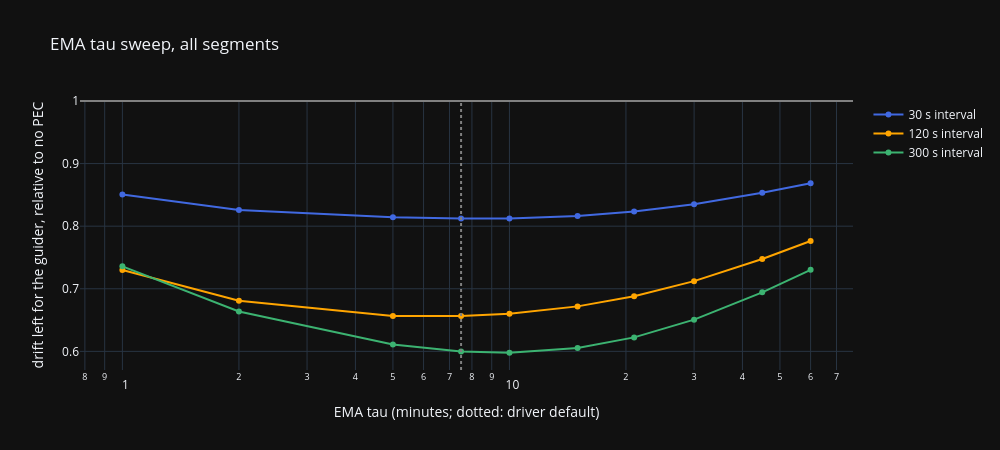

Notebook cell for this chart:
### Markdown cell above
## 2. Which PEC drift time constant suits most nights?

The EMA (`PecAxis`) replayed on every segment with a range of taus, scored separately for sync-guided segments (drift
sampled at plate solves) and pulse-guided ones (sampled every few seconds). A short tau follows changes but passes
noise; a long one lags. Then each segment's own best tau, and what one global tau loses against it. The driver
default is 7.5 min (`pec_tau_sec = 450`).

### Code cell
GUIDE_INTERVALS = (30, 120, 300)                # s: PHD2-ish, typical plate solve, slow plate solve
TAUS_MIN = (1, 2, 5, 7.5, 10, 15, 21, 30, 45, 60)
MODELS = [PecModel(f'EMA tau {t:g}m', t * 60) for t in TAUS_MIN]
bench = benchmark_segments(segs, MODELS, guide_intervals_s=GUIDE_INTERVALS, ref_half_windows_s=(150, 300))
order = ['no_pec'] + [m.name for m in MODELS]
cols = [f'guide residual {dt}s' for dt in GUIDE_INTERVALS]
tables = {}
for kind in ('sync', 'pulse', 'all'):
    g = bench if kind == 'all' else bench[bench['kind'] == kind]
    if g.empty:
        continue
    tables[kind] = pooled_relative(g).reindex(order)[cols]
    print(f"{kind}: {g['seg'].nunique()} segments")
display(pd.concat(tables, axis=1).round(3))

fig = go.Figure()
for dt, c in zip(GUIDE_INTERVALS, ('royalblue', 'orange', 'mediumseagreen')):
    col = f'guide residual {dt}s'
    fig.add_trace(go.Scatter(x=[m.tau_s / 60 for m in MODELS], y=[tables['all'].loc[m.name, col] for m in MODELS],
                             mode='lines+markers', name=f'{dt} s interval', line=dict(color=c)))
fig.add_hline(y=1.0, line=dict(color='gray'))
fig.add_vline(x=7.5, line=dict(color='gray', dash='dot'))
fig.update_xaxes(type='log', title='EMA tau (minutes; dotted: driver default)')
fig.update_yaxes(title='drift left for the guider, relative to no PEC')
fig.update_layout(height=450, width=1000, template=TEMPLATE, title='EMA tau sweep, all segments')
fig.show()

INTERVAL = 120
g = bench[(bench['metric'] == f'guide residual {INTERVAL}s') & (bench['model'] != 'no_pec')].copy()
g['tau_min'] = g['model'].map({m.name: m.tau_s / 60 for m in MODELS})
per_seg = g.groupby(['seg', 'tau_min'])['value'].apply(lambda v: np.sqrt((v ** 2).mean())).reset_index()
best = per_seg.loc[per_seg.groupby('seg')['value'].idxmin()].set_index('seg')
print(f"best tau per segment ({INTERVAL} s interval):", best['tau_min'].value_counts().sort_index().to_dict())
loss = pd.DataFrame({f'{tau:g} min': (per_seg[per_seg['tau_min'] == tau].set_index('seg')['value'] / best['value'] - 1) * 100
                     for tau in TAUS_MIN})
display(loss.describe().loc[['50%', 'mean', 'max']].rename(index={'50%': 'median loss %', 'mean': 'mean loss %',
                                                                  'max': 'worst loss %'}).round(1))

### Figure 1 — Plotly figure (JSON) as saved in the notebook; plotly's stock layout.template omitted (floating-point values rounded to 4 significant figures)
{"data": [{"line": {"color": "royalblue"}, "mode": "lines+markers", "name": "30 s interval", "type": "scatter", "x": [1.0, 2.0, 5.0, 7.5, 10.0, 15.0, 21.0, 30.0, 45.0, 60.0], "y": [0.8507, 0.8257, 0.8144, 0.8122, 0.8124, 0.8163, 0.8234, 0.835, 0.8532, 0.8687]}, {"line": {"color": "orange"}, "mode": "lines+markers", "name": "120 s interval", "type": "scatter", "x": [1.0, 2.0, 5.0, 7.5, 10.0, 15.0, 21.0, 30.0, 45.0, 60.0], "y": [0.73, 0.6809, 0.6566, 0.6564, 0.6601, 0.6719, 0.6881, 0.7122, 0.7475, 0.7763]}, {"line": {"color": "mediumseagreen"}, "mode": "lines+markers", "name": "300 s interval", "type": "scatter", "x": [1.0, 2.0, 5.0, 7.5, 10.0, 15.0, 21.0, 30.0, 45.0, 60.0], "y": [0.7358, 0.6638, 0.611, 0.5998, 0.5978, 0.6055, 0.6223, 0.6507, 0.6943, 0.7303]}], "layout": {"height": 450, "shapes": [{"line": {"color": "gray"}, "type": "line", "x0": 0, "x1": 1, "xref": "x domain", "y0": 1.0, "y1": 1.0, "yref": "y"}, {"line": {"color": "gray", "dash": "dot"}, "type": "line", "x0": 7.5, "x1": 7.5, "xref": "x", "y0": 0, "y1": 1, "yref": "y domain"}], "title": {"text": "EMA tau sweep, all segments"}, "width": 1000, "xaxis": {"title": {"text": "EMA tau (minutes; dotted: driver default)"}, "type": "log"}, "yaxis": {"title": {"text": "drift left for the guider, relative to no PEC"}}}}
